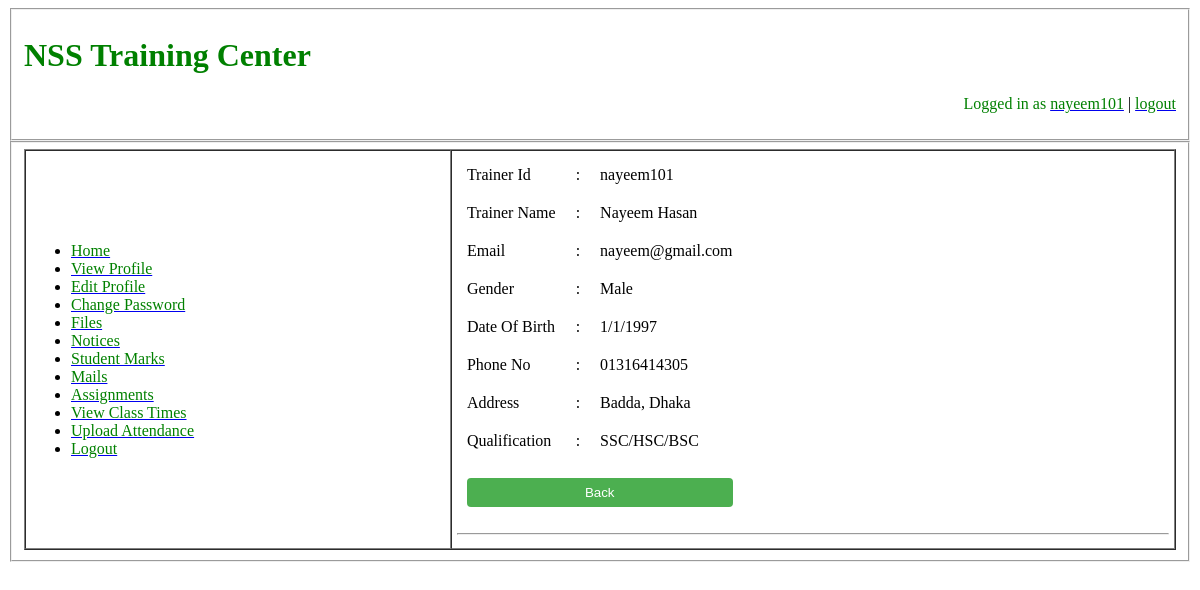
The app's page /views/viewProfileTrainer.php (signed in) with its own data.
### tables this page shows
CREATE TABLE `trainer` (
  `trainerid` varchar(30) NOT NULL,
  `name` varchar(50) NOT NULL,
  `email` varchar(30) NOT NULL,
  `gender` varchar(15) NOT NULL,
  `dob` varchar(15) NOT NULL,
  `phoneno` varchar(15) NOT NULL,
  `address` varchar(30) NOT NULL,
  `eduqualification` varchar(30) NOT NULL
);

### service/trainerProfileService.php (called while the page is built, shortened)
<?php
	function gettrainerdetails($userid)
	{
		$conn = dbConnection();
		$sql = "select * from trainer where trainerid='{$userid}'";
		$result = mysqli_query($conn, $sql);
		$details = mysqli_fetch_assoc($result);
		return $details;
	}
?>

### views/viewProfileTrainer.php (the view, shortened to what this page needs)
<?php
	require_once('../service/trainerProfileService.php');
?>
<!DOCTYPE html>
<html>
<head>
	<link rel="stylesheet" type="text/css" href="../assets/css/trainerStyle.css">
</head>
<body>
	<fieldset>
		<p><h1><font color='green'>NSS Training Center</font></h1></p>
		<?php
			if(!empty($_SESSION))
			{
				echo "<p align='right'><font color='black'>Logged in as </font><a href='viewProfileTrainer.php'><font >".$_SESSION['userid']."</font></a> | <a href='../php/logout.php'><font >logout</font></a></p>";
			}
			else
				echo "<p align='right'><font color='black'>Logged in as </font><a href='viewProfileTrainer.php'><font >".$_COOKIE['userid']."</font></a> | <a href='../php/logout.php'><font >logout</font></a></p>";
		?>
	</fieldset>
	<fieldset>
		<table cellspacing="0" cellpadding="5" border="1" width="100%">
			<tr>
				<td colspan="10">
					<ul>
						<li><a href='trainerHome.php'><font >Home</font></a></li>
						<li><a href="viewProfileTrainer.php"><font >View Profile</font></a></li>
						<li><a href="editProfileTrainer.php"><font >Edit Profile</font></a></li>
						<li><a href="changePassword.php"><font >Change Password</font></a></li>
						<li><a href="trainerFile.php"><font >Files</font></a></li>
						<li><a href="trainerNotice.php"><font >Notices</font></a></li>
						<li><a href="studentMarks.php"><font >Student Marks</font></a></li>
						<li><a href="trainerMail.php"><font >Mails</font></a></li>
						<li><a href="trainerAssignment.php"><font >Assignments</font></a></li>
						<li><a href="trainerViewClasstime.php"><font >View Class Times</font></a></li>
						<li><a href="trainerAttendance.php"><font >Upload Attendance</font></a></li>
						<li><a href="../php/logout.php"><font >Logout</font></a></li>
					</ul>
				</td>
				<td>
					<table cellpadding="10" cellspacing="0" border="0">
						<?php
							if (!empty($_SESSION['userid']))
							{
								$userid = $_SESSION['userid'];
							}
							else
							{
								$userid = $_COOKIE['userid'];
							}
						?>
						<?php
							$details = gettrainerdetails($userid);
						?>
						<tr>
							<td>Trainer Id</td>
							<td>:</td>
							<td><?=$details['trainerid']?></td>
						</tr>
						<tr>
							<td>Trainer Name</td>
							<td>:</td>
							<td><?=$details['name']?></td>
						</tr>
						<tr>
							<td>Email</td>
							<td>:</td>
							<td><?=$details['email']?></td>
						</tr>
						<tr>
							<td>Gender</td>
							<td>:</td>
							<td><?=$details['gender']?></td>
						</tr>
						<tr>
							<td>Date Of Birth</td>
							<td>:</td>
							<td><?=$details['dob']?></td>
						</tr>
						<tr>
							<td>Phone No</td>
							<td>:</td>
							<td><?=$details['phoneno']?></td>
						</tr>
						<tr>
							<td>Address</td>
							<td>:</td>
							<td><?=$details['address']?></td>
						</tr>
						<tr>
							<td>Qualification</td>
							<td>:</td>
							<td><?=$details['eduqualification']?></td>
						</tr>
						<tr>
							<td colspan="4" align="left">
								<a href="trainerHome.php">
									<button type="button">
										Back
									</button>
								</a>
							</td>
						</tr>
					</table>
					<hr/>
				</td>
			</tr>
		</table>
	</fieldset>
</body>
</html>

### assets/css/trainerStyle.css (style rules this page uses)
font { color:green; }
table { text-align: left; }
button { width: 100%; background-color: #4CAF50; color: white; padding: 7px 7px; margin: 8px 0; border: none; border-radius: 4px; cursor: pointer; }

### records on screen
trainer: trainerid "nayeem101", name "Nayeem Hasan", email "nayeem@gmail.com", gender "Male", dob "1/1/1997", phoneno "01316414305", address "Badda, Dhaka", eduqualification "SSC/HSC/BSC"

### other values on screen
$_SESSION['userid'] "nayeem101"
